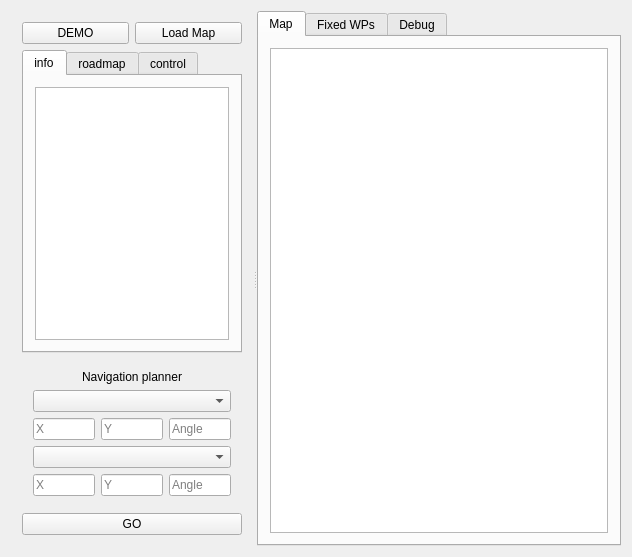
<?xml version="1.0" encoding="UTF-8"?>
<ui version="4.0">
 <class>GlobalNav_Gui</class>
 <widget class="QWidget" name="GlobalNav_Gui">
  <property name="geometry">
   <rect>
    <x>0</x>
    <y>0</y>
    <width>632</width>
    <height>557</height>
   </rect>
  </property>
  <property name="minimumSize">
   <size>
    <width>0</width>
    <height>0</height>
   </size>
  </property>
  <property name="windowTitle">
   <string>GlobalNav_Gui</string>
  </property>
  <layout class="QGridLayout" name="gridLayout">
   <item row="0" column="0">
    <widget class="QSplitter" name="splitter">
     <property name="orientation">
      <enum>Qt::Horizontal</enum>
     </property>
     <widget class="QWidget" name="widget" native="true">
      <property name="minimumSize">
       <size>
        <width>151</width>
        <height>0</height>
       </size>
      </property>
      <layout class="QGridLayout" name="gridLayout_2">
       <item row="0" column="0">
        <layout class="QHBoxLayout" name="horizontalLayout_4">
         <item>
          <widget class="QPushButton" name="save_button">
           <property name="enabled">
            <bool>true</bool>
           </property>
           <property name="toolTip">
            <string/>
           </property>
           <property name="statusTip">
            <string>save the current configuration</string>
           </property>
           <property name="text">
            <string>DEMO</string>
           </property>
          </widget>
         </item>
         <item>
          <widget class="QPushButton" name="loadmap_button">
           <property name="toolTip">
            <string/>
           </property>
           <property name="statusTip">
            <string>load a new map (.txt file)</string>
           </property>
           <property name="text">
            <string>Load Map</string>
           </property>
          </widget>
         </item>
        </layout>
       </item>
       <item row="2" column="0">
        <widget class="QWidget" name="navigationcontrol_widget" native="true">
         <layout class="QVBoxLayout" name="verticalLayout_12">
          <item>
           <widget class="QLabel" name="navigation_label">
            <property name="text">
             <string>Navigation planner</string>
            </property>
            <property name="alignment">
             <set>Qt::AlignCenter</set>
            </property>
            <property name="wordWrap">
             <bool>true</bool>
            </property>
           </widget>
          </item>
          <item>
           <widget class="QComboBox" name="start_searcher">
            <property name="enabled">
             <bool>true</bool>
            </property>
            <property name="statusTip">
             <string>choose start point from user defined waypoints</string>
            </property>
            <property name="currentIndex">
             <number>-1</number>
            </property>
           </widget>
          </item>
          <item>
           <layout class="QHBoxLayout" name="horizontalLayout_1">
            <item>
             <widget class="QLineEdit" name="start_x_input">
              <property name="toolTip">
               <string/>
              </property>
              <property name="statusTip">
               <string>x coordinate of start position</string>
              </property>
              <property name="inputMethodHints">
               <set>Qt::ImhDigitsOnly</set>
              </property>
              <property name="text">
               <string/>
              </property>
              <property name="placeholderText">
               <string>X</string>
              </property>
             </widget>
            </item>
            <item>
             <widget class="QLineEdit" name="start_y_input">
              <property name="toolTip">
               <string/>
              </property>
              <property name="statusTip">
               <string>y coordinate of start position</string>
              </property>
              <property name="text">
               <string/>
              </property>
              <property name="placeholderText">
               <string>Y</string>
              </property>
             </widget>
            </item>
            <item>
             <widget class="QLineEdit" name="start_th_input">
              <property name="enabled">
               <bool>true</bool>
              </property>
              <property name="toolTip">
               <string/>
              </property>
              <property name="statusTip">
               <string>angle of the start position with respect to the absolute environment map, in degrees</string>
              </property>
              <property name="text">
               <string/>
              </property>
              <property name="placeholderText">
               <string>Angle</string>
              </property>
             </widget>
            </item>
           </layout>
          </item>
          <item>
           <widget class="QComboBox" name="target_searcher">
            <property name="enabled">
             <bool>true</bool>
            </property>
            <property name="statusTip">
             <string>choose target point from user defined waypoints</string>
            </property>
            <property name="currentIndex">
             <number>-1</number>
            </property>
            <property name="maxVisibleItems">
             <number>10</number>
            </property>
           </widget>
          </item>
          <item>
           <layout class="QHBoxLayout" name="horizontalLayout_2">
            <item>
             <widget class="QLineEdit" name="target_x_input">
              <property name="toolTip">
               <string/>
              </property>
              <property name="statusTip">
               <string>x coordinate of the target</string>
              </property>
              <property name="text">
               <string/>
              </property>
              <property name="placeholderText">
               <string>X</string>
              </property>
             </widget>
            </item>
            <item>
             <widget class="QLineEdit" name="target_y_input">
              <property name="toolTip">
               <string/>
              </property>
              <property name="statusTip">
               <string>y coordinate of the target</string>
              </property>
              <property name="text">
               <string/>
              </property>
              <property name="placeholderText">
               <string>Y</string>
              </property>
             </widget>
            </item>
            <item>
             <widget class="QLineEdit" name="target_th_input">
              <property name="enabled">
               <bool>true</bool>
              </property>
              <property name="toolTip">
               <string/>
              </property>
              <property name="statusTip">
               <string>angle of the target position with respect to the absolute environment map, in degrees</string>
              </property>
              <property name="text">
               <string/>
              </property>
              <property name="placeholderText">
               <string>Angle</string>
              </property>
             </widget>
            </item>
           </layout>
          </item>
         </layout>
        </widget>
       </item>
       <item row="3" column="0">
        <widget class="QPushButton" name="GO_button">
         <property name="toolTip">
          <string/>
         </property>
         <property name="statusTip">
          <string>run a query based on input above</string>
         </property>
         <property name="text">
          <string>GO</string>
         </property>
        </widget>
       </item>
       <item row="1" column="0">
        <widget class="QTabWidget" name="navplannerinfo_widget">
         <property name="enabled">
          <bool>true</bool>
         </property>
         <property name="currentIndex">
          <number>0</number>
         </property>
         <widget class="QWidget" name="info_tab">
          <attribute name="title">
           <string>info</string>
          </attribute>
          <layout class="QHBoxLayout" name="horizontalLayout_15">
           <item>
            <widget class="QTextBrowser" name="info_textbox">
             <property name="statusTip">
              <string>info overview of navigation software</string>
             </property>
             <property name="frameShadow">
              <enum>QFrame::Sunken</enum>
             </property>
             <property name="lineWidth">
              <number>0</number>
             </property>
            </widget>
           </item>
          </layout>
         </widget>
         <widget class="QWidget" name="roadmap_tab">
          <attribute name="title">
           <string>roadmap</string>
          </attribute>
          <layout class="QGridLayout" name="gridLayout_5">
           <item row="0" column="0" colspan="2">
            <layout class="QHBoxLayout" name="horizontalLayout_6">
             <item>
              <layout class="QVBoxLayout" name="verticalLayout_3">
               <item>
                <widget class="QLabel" name="nr_nodes_label">
                 <property name="enabled">
                  <bool>false</bool>
                 </property>
                 <property name="text">
                  <string># nodes</string>
                 </property>
                </widget>
               </item>
               <item>
                <widget class="QLabel" name="nr_connect_label">
                 <property name="enabled">
                  <bool>false</bool>
                 </property>
                 <property name="text">
                  <string># connections</string>
                 </property>
                </widget>
               </item>
               <item>
                <widget class="QLabel" name="max_dist_label">
                 <property name="enabled">
                  <bool>false</bool>
                 </property>
                 <property name="text">
                  <string>max distance</string>
                 </property>
                </widget>
               </item>
              </layout>
             </item>
             <item>
              <layout class="QVBoxLayout" name="verticalLayout_4">
               <item>
                <widget class="QLineEdit" name="number_nodes_input">
                 <property name="enabled">
                  <bool>false</bool>
                 </property>
                 <property name="statusTip">
                  <string>number of nodes random generated by the roadmap generator</string>
                 </property>
                </widget>
               </item>
               <item>
                <widget class="QLineEdit" name="number_connections_input">
                 <property name="enabled">
                  <bool>false</bool>
                 </property>
                 <property name="toolTip">
                  <string/>
                 </property>
                 <property name="statusTip">
                  <string>number of connections a node on the graph can make with its neighbours</string>
                 </property>
                </widget>
               </item>
               <item>
                <widget class="QLineEdit" name="max_dist_input">
                 <property name="enabled">
                  <bool>false</bool>
                 </property>
                 <property name="toolTip">
                  <string/>
                 </property>
                 <property name="statusTip">
                  <string>maximum distance between nodes to create an edge</string>
                 </property>
                </widget>
               </item>
              </layout>
             </item>
            </layout>
           </item>
           <item row="1" column="0">
            <widget class="QPushButton" name="reinitialize_button">
             <property name="enabled">
              <bool>true</bool>
             </property>
             <property name="statusTip">
              <string>re-initialize the map and randomized roadmap</string>
             </property>
             <property name="text">
              <string>re-init</string>
             </property>
            </widget>
           </item>
           <item row="1" column="1">
            <widget class="QPushButton" name="update_roadmap_vars">
             <property name="enabled">
              <bool>false</bool>
             </property>
             <property name="statusTip">
              <string>update characteristics of roadmap</string>
             </property>
             <property name="text">
              <string>set</string>
             </property>
            </widget>
           </item>
          </layout>
         </widget>
         <widget class="QWidget" name="control_tab">
          <attribute name="title">
           <string>control</string>
          </attribute>
          <layout class="QVBoxLayout" name="verticalLayout_5">
           <item>
            <layout class="QVBoxLayout" name="verticalLayout_1">
             <item>
              <layout class="QHBoxLayout" name="horizontalLayout_17">
               <item>
                <widget class="QLabel" name="label_1">
                 <property name="text">
                  <string>1</string>
                 </property>
                </widget>
               </item>
               <item>
                <widget class="QSlider" name="slider1">
                 <property name="enabled">
                  <bool>false</bool>
                 </property>
                 <property name="orientation">
                  <enum>Qt::Horizontal</enum>
                 </property>
                </widget>
               </item>
              </layout>
             </item>
             <item>
              <layout class="QHBoxLayout" name="horizontalLayout_18">
               <item>
                <widget class="QLabel" name="label_2">
                 <property name="text">
                  <string>2</string>
                 </property>
                </widget>
               </item>
               <item>
                <widget class="QSlider" name="slider2">
                 <property name="enabled">
                  <bool>false</bool>
                 </property>
                 <property name="orientation">
                  <enum>Qt::Horizontal</enum>
                 </property>
                </widget>
               </item>
              </layout>
             </item>
             <item>
              <layout class="QHBoxLayout" name="horizontalLayout_19"/>
             </item>
            </layout>
           </item>
           <item>
            <layout class="QHBoxLayout" name="horizontalLayout">
             <item>
              <layout class="QVBoxLayout" name="verticalLayout_2">
               <item>
                <widget class="QCheckBox" name="check1">
                 <property name="enabled">
                  <bool>false</bool>
                 </property>
                 <property name="text">
                  <string>1</string>
                 </property>
                </widget>
               </item>
               <item>
                <widget class="QCheckBox" name="check2">
                 <property name="enabled">
                  <bool>false</bool>
                 </property>
                 <property name="text">
                  <string>2</string>
                 </property>
                </widget>
               </item>
              </layout>
             </item>
             <item>
              <layout class="QVBoxLayout" name="verticalLayout">
               <item>
                <widget class="QCheckBox" name="check3">
                 <property name="enabled">
                  <bool>false</bool>
                 </property>
                 <property name="text">
                  <string>3</string>
                 </property>
                </widget>
               </item>
               <item>
                <widget class="QCheckBox" name="check4">
                 <property name="enabled">
                  <bool>false</bool>
                 </property>
                 <property name="text">
                  <string>4</string>
                 </property>
                </widget>
               </item>
              </layout>
             </item>
            </layout>
           </item>
           <item>
            <layout class="QHBoxLayout" name="horizontalLayout_20">
             <item>
              <widget class="QPushButton" name="button1">
               <property name="enabled">
                <bool>false</bool>
               </property>
               <property name="text">
                <string>1</string>
               </property>
              </widget>
             </item>
             <item>
              <widget class="QPushButton" name="button2">
               <property name="enabled">
                <bool>false</bool>
               </property>
               <property name="text">
                <string>2</string>
               </property>
              </widget>
             </item>
             <item>
              <widget class="QPushButton" name="button3">
               <property name="enabled">
                <bool>false</bool>
               </property>
               <property name="text">
                <string>3</string>
               </property>
              </widget>
             </item>
             <item>
              <widget class="QPushButton" name="button4">
               <property name="enabled">
                <bool>false</bool>
               </property>
               <property name="text">
                <string>4</string>
               </property>
              </widget>
             </item>
            </layout>
           </item>
          </layout>
         </widget>
        </widget>
       </item>
      </layout>
     </widget>
     <widget class="QTabWidget" name="graphics_tab">
      <property name="enabled">
       <bool>true</bool>
      </property>
      <property name="toolTip">
       <string/>
      </property>
      <property name="tabShape">
       <enum>QTabWidget::Rounded</enum>
      </property>
      <property name="currentIndex">
       <number>0</number>
      </property>
      <widget class="QWidget" name="Map_tab">
       <attribute name="title">
        <string>Map</string>
       </attribute>
       <layout class="QVBoxLayout" name="verticalLayout_13">
        <item>
         <widget class="QGraphicsView" name="graphicsView">
          <property name="toolTip">
           <string/>
          </property>
          <property name="statusTip">
           <string>representation of the environment map and waypoints to navigate to</string>
          </property>
         </widget>
        </item>
       </layout>
      </widget>
      <widget class="QWidget" name="Fixed_waypoint_tab">
       <attribute name="title">
        <string>Fixed WPs</string>
       </attribute>
       <layout class="QGridLayout" name="gridLayout_4">
        <item row="1" column="0">
         <layout class="QHBoxLayout" name="horizontalLayout_3">
          <item>
           <widget class="QPushButton" name="fixedwps_delete">
            <property name="enabled">
             <bool>true</bool>
            </property>
            <property name="text">
             <string>delete</string>
            </property>
           </widget>
          </item>
          <item>
           <widget class="QPushButton" name="fixedwps_add">
            <property name="enabled">
             <bool>true</bool>
            </property>
            <property name="text">
             <string>add</string>
            </property>
           </widget>
          </item>
          <item>
           <widget class="QPushButton" name="fixedwps_refresh">
            <property name="enabled">
             <bool>false</bool>
            </property>
            <property name="text">
             <string>refresh</string>
            </property>
           </widget>
          </item>
          <item>
           <widget class="QPushButton" name="fixedwps_update">
            <property name="statusTip">
             <string>update user defined fixed waypoints</string>
            </property>
            <property name="text">
             <string>update</string>
            </property>
           </widget>
          </item>
         </layout>
        </item>
        <item row="0" column="0">
         <widget class="QTableWidget" name="tableWidget">
          <property name="acceptDrops">
           <bool>true</bool>
          </property>
          <property name="toolTip">
           <string/>
          </property>
          <property name="statusTip">
           <string>overview of user given waypoints</string>
          </property>
         </widget>
        </item>
       </layout>
      </widget>
      <widget class="QWidget" name="Debug_tab">
       <attribute name="title">
        <string>Debug</string>
       </attribute>
       <layout class="QHBoxLayout" name="horizontalLayout_24">
        <item>
         <widget class="QTextBrowser" name="debug_textbrowser">
          <property name="toolTip">
           <string/>
          </property>
          <property name="statusTip">
           <string>Debug output from /rosOut</string>
          </property>
         </widget>
        </item>
       </layout>
      </widget>
     </widget>
    </widget>
   </item>
  </layout>
 </widget>
 <layoutdefault spacing="6" margin="11"/>
 <resources/>
 <connections/>
</ui>
